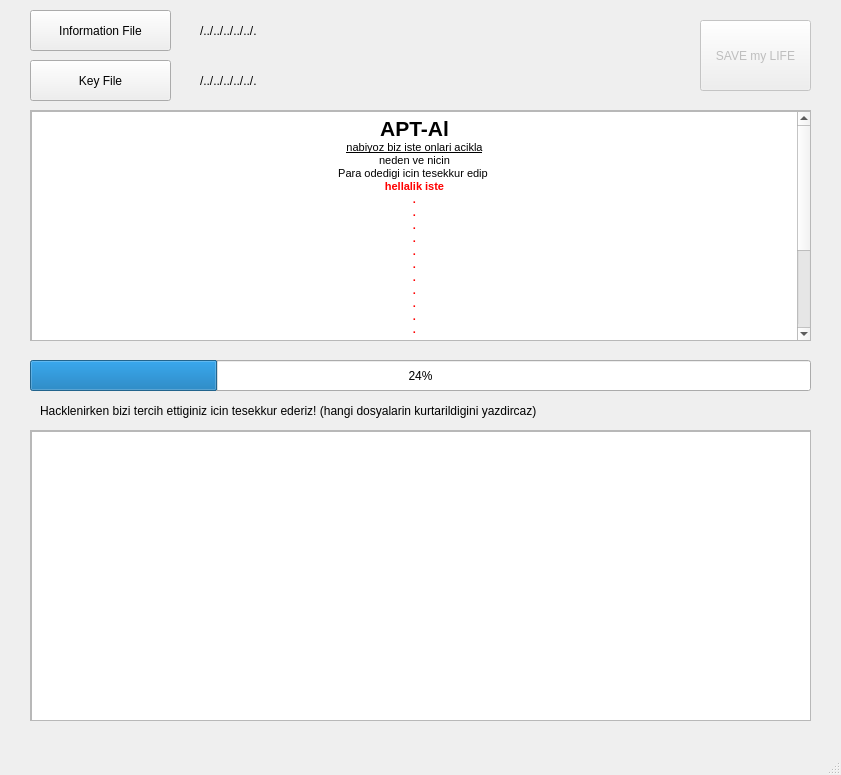
<?xml version="1.0" encoding="UTF-8"?>
<ui version="4.0">
 <class>MainWindow</class>
 <widget class="QMainWindow" name="MainWindow">
  <property name="geometry">
   <rect>
    <x>0</x>
    <y>0</y>
    <width>841</width>
    <height>775</height>
   </rect>
  </property>
  <property name="windowTitle">
   <string>MainWindow</string>
  </property>
  <widget class="QWidget" name="centralwidget">
   <property name="enabled">
    <bool>true</bool>
   </property>
   <property name="sizePolicy">
    <sizepolicy hsizetype="Fixed" vsizetype="Fixed">
     <horstretch>0</horstretch>
     <verstretch>0</verstretch>
    </sizepolicy>
   </property>
   <property name="autoFillBackground">
    <bool>false</bool>
   </property>
   <widget class="QPushButton" name="infoFileButton">
    <property name="geometry">
     <rect>
      <x>30</x>
      <y>10</y>
      <width>141</width>
      <height>41</height>
     </rect>
    </property>
    <property name="text">
     <string>Information File</string>
    </property>
   </widget>
   <widget class="QLabel" name="infoFileLocationLabel">
    <property name="geometry">
     <rect>
      <x>200</x>
      <y>20</y>
      <width>481</width>
      <height>21</height>
     </rect>
    </property>
    <property name="text">
     <string>/../../../../../.</string>
    </property>
   </widget>
   <widget class="QPushButton" name="rsaFileButton">
    <property name="geometry">
     <rect>
      <x>30</x>
      <y>60</y>
      <width>141</width>
      <height>41</height>
     </rect>
    </property>
    <property name="text">
     <string>Key File</string>
    </property>
   </widget>
   <widget class="QLabel" name="rsaFileLocationLabel">
    <property name="geometry">
     <rect>
      <x>200</x>
      <y>70</y>
      <width>481</width>
      <height>21</height>
     </rect>
    </property>
    <property name="text">
     <string>/../../../../../.</string>
    </property>
   </widget>
   <widget class="QPushButton" name="savemylifeButton">
    <property name="enabled">
     <bool>false</bool>
    </property>
    <property name="geometry">
     <rect>
      <x>700</x>
      <y>20</y>
      <width>111</width>
      <height>71</height>
     </rect>
    </property>
    <property name="text">
     <string>SAVE my LIFE</string>
    </property>
   </widget>
   <widget class="QProgressBar" name="progressBar">
    <property name="geometry">
     <rect>
      <x>30</x>
      <y>360</y>
      <width>781</width>
      <height>31</height>
     </rect>
    </property>
    <property name="value">
     <number>24</number>
    </property>
   </widget>
   <widget class="QScrollArea" name="scrollArea">
    <property name="geometry">
     <rect>
      <x>30</x>
      <y>110</y>
      <width>781</width>
      <height>231</height>
     </rect>
    </property>
    <property name="widgetResizable">
     <bool>true</bool>
    </property>
    <widget class="QWidget" name="scrollAreaWidgetContents">
     <property name="geometry">
      <rect>
       <x>0</x>
       <y>0</y>
       <width>779</width>
       <height>229</height>
      </rect>
     </property>
     <widget class="QTextBrowser" name="textBrowser">
      <property name="geometry">
       <rect>
        <x>0</x>
        <y>0</y>
        <width>781</width>
        <height>231</height>
       </rect>
      </property>
      <property name="html">
       <string>&lt;!DOCTYPE HTML PUBLIC &quot;-//W3C//DTD HTML 4.0//EN&quot; &quot;http://www.w3.org/TR/REC-html40/strict.dtd&quot;&gt;
&lt;html&gt;&lt;head&gt;&lt;meta name=&quot;qrichtext&quot; content=&quot;1&quot; /&gt;&lt;style type=&quot;text/css&quot;&gt;
p, li { white-space: pre-wrap; }
&lt;/style&gt;&lt;/head&gt;&lt;body style=&quot; font-family:'MS Shell Dlg 2'; font-size:8.25pt; font-weight:400; font-style:normal;&quot;&gt;
&lt;p align=&quot;center&quot; style=&quot; margin-top:0px; margin-bottom:0px; margin-left:0px; margin-right:0px; -qt-block-indent:0; text-indent:0px;&quot;&gt;&lt;span style=&quot; font-size:16pt; font-weight:600;&quot;&gt;APT-Al&lt;/span&gt;&lt;/p&gt;
&lt;p align=&quot;center&quot; style=&quot; margin-top:0px; margin-bottom:0px; margin-left:0px; margin-right:0px; -qt-block-indent:0; text-indent:0px;&quot;&gt;&lt;span style=&quot; text-decoration: underline;&quot;&gt;nabiyoz biz iste onlari acikla&lt;/span&gt;&lt;/p&gt;
&lt;p align=&quot;center&quot; style=&quot; margin-top:0px; margin-bottom:0px; margin-left:0px; margin-right:0px; -qt-block-indent:0; text-indent:0px;&quot;&gt;neden ve nicin&lt;/p&gt;
&lt;p align=&quot;center&quot; style=&quot; margin-top:0px; margin-bottom:0px; margin-left:0px; margin-right:0px; -qt-block-indent:0; text-indent:0px;&quot;&gt;Para odedigi icin tesekkur edip &lt;/p&gt;
&lt;p align=&quot;center&quot; style=&quot; margin-top:0px; margin-bottom:0px; margin-left:0px; margin-right:0px; -qt-block-indent:0; text-indent:0px;&quot;&gt;&lt;span style=&quot; font-weight:600; color:#ff0000;&quot;&gt;hellalik iste&lt;/span&gt;&lt;/p&gt;
&lt;p align=&quot;center&quot; style=&quot; margin-top:0px; margin-bottom:0px; margin-left:0px; margin-right:0px; -qt-block-indent:0; text-indent:0px;&quot;&gt;&lt;span style=&quot; font-weight:600; color:#ff0000;&quot;&gt;.&lt;/span&gt;&lt;/p&gt;
&lt;p align=&quot;center&quot; style=&quot; margin-top:0px; margin-bottom:0px; margin-left:0px; margin-right:0px; -qt-block-indent:0; text-indent:0px;&quot;&gt;&lt;span style=&quot; font-weight:600; color:#ff0000;&quot;&gt;.&lt;/span&gt;&lt;/p&gt;
&lt;p align=&quot;center&quot; style=&quot; margin-top:0px; margin-bottom:0px; margin-left:0px; margin-right:0px; -qt-block-indent:0; text-indent:0px;&quot;&gt;&lt;span style=&quot; font-weight:600; color:#ff0000;&quot;&gt;.&lt;/span&gt;&lt;/p&gt;
&lt;p align=&quot;center&quot; style=&quot; margin-top:0px; margin-bottom:0px; margin-left:0px; margin-right:0px; -qt-block-indent:0; text-indent:0px;&quot;&gt;&lt;span style=&quot; font-weight:600; color:#ff0000;&quot;&gt;.&lt;/span&gt;&lt;/p&gt;
&lt;p align=&quot;center&quot; style=&quot; margin-top:0px; margin-bottom:0px; margin-left:0px; margin-right:0px; -qt-block-indent:0; text-indent:0px;&quot;&gt;&lt;span style=&quot; font-weight:600; color:#ff0000;&quot;&gt;.&lt;/span&gt;&lt;/p&gt;
&lt;p align=&quot;center&quot; style=&quot; margin-top:0px; margin-bottom:0px; margin-left:0px; margin-right:0px; -qt-block-indent:0; text-indent:0px;&quot;&gt;&lt;span style=&quot; font-weight:600; color:#ff0000;&quot;&gt;.&lt;/span&gt;&lt;/p&gt;
&lt;p align=&quot;center&quot; style=&quot; margin-top:0px; margin-bottom:0px; margin-left:0px; margin-right:0px; -qt-block-indent:0; text-indent:0px;&quot;&gt;&lt;span style=&quot; font-weight:600; color:#ff0000;&quot;&gt;.&lt;/span&gt;&lt;/p&gt;
&lt;p align=&quot;center&quot; style=&quot; margin-top:0px; margin-bottom:0px; margin-left:0px; margin-right:0px; -qt-block-indent:0; text-indent:0px;&quot;&gt;&lt;span style=&quot; font-weight:600; color:#ff0000;&quot;&gt;.&lt;/span&gt;&lt;/p&gt;
&lt;p align=&quot;center&quot; style=&quot; margin-top:0px; margin-bottom:0px; margin-left:0px; margin-right:0px; -qt-block-indent:0; text-indent:0px;&quot;&gt;&lt;span style=&quot; font-weight:600; color:#ff0000;&quot;&gt;.&lt;/span&gt;&lt;/p&gt;
&lt;p align=&quot;center&quot; style=&quot; margin-top:0px; margin-bottom:0px; margin-left:0px; margin-right:0px; -qt-block-indent:0; text-indent:0px;&quot;&gt;&lt;span style=&quot; font-weight:600; color:#ff0000;&quot;&gt;.&lt;/span&gt;&lt;/p&gt;
&lt;p align=&quot;center&quot; style=&quot; margin-top:0px; margin-bottom:0px; margin-left:0px; margin-right:0px; -qt-block-indent:0; text-indent:0px;&quot;&gt;&lt;span style=&quot; font-weight:600; color:#ff0000;&quot;&gt;.&lt;/span&gt;&lt;/p&gt;
&lt;p align=&quot;center&quot; style=&quot; margin-top:0px; margin-bottom:0px; margin-left:0px; margin-right:0px; -qt-block-indent:0; text-indent:0px;&quot;&gt;&lt;span style=&quot; font-weight:600; color:#ff0000;&quot;&gt;.&lt;/span&gt;&lt;/p&gt;
&lt;p align=&quot;center&quot; style=&quot; margin-top:0px; margin-bottom:0px; margin-left:0px; margin-right:0px; -qt-block-indent:0; text-indent:0px;&quot;&gt;&lt;span style=&quot; font-weight:600; color:#ff0000;&quot;&gt;.&lt;/span&gt;&lt;/p&gt;
&lt;p align=&quot;center&quot; style=&quot; margin-top:0px; margin-bottom:0px; margin-left:0px; margin-right:0px; -qt-block-indent:0; text-indent:0px;&quot;&gt;&lt;span style=&quot; font-weight:600; color:#ff0000;&quot;&gt;.&lt;/span&gt;&lt;/p&gt;
&lt;p align=&quot;center&quot; style=&quot; margin-top:0px; margin-bottom:0px; margin-left:0px; margin-right:0px; -qt-block-indent:0; text-indent:0px;&quot;&gt;&lt;span style=&quot; font-weight:600; color:#ff0000;&quot;&gt;.&lt;/span&gt;&lt;/p&gt;
&lt;p align=&quot;center&quot; style=&quot; margin-top:0px; margin-bottom:0px; margin-left:0px; margin-right:0px; -qt-block-indent:0; text-indent:0px;&quot;&gt;&lt;span style=&quot; font-weight:600; color:#ff0000;&quot;&gt;.&lt;/span&gt;&lt;/p&gt;
&lt;p align=&quot;center&quot; style=&quot; margin-top:0px; margin-bottom:0px; margin-left:0px; margin-right:0px; -qt-block-indent:0; text-indent:0px;&quot;&gt;&lt;span style=&quot; font-weight:600; color:#ff0000;&quot;&gt;.&lt;/span&gt;&lt;/p&gt;
&lt;p align=&quot;center&quot; style=&quot; margin-top:0px; margin-bottom:0px; margin-left:0px; margin-right:0px; -qt-block-indent:0; text-indent:0px;&quot;&gt;&lt;span style=&quot; font-weight:600; color:#ff0000;&quot;&gt;.&lt;/span&gt;&lt;/p&gt;
&lt;p align=&quot;center&quot; style=&quot; margin-top:0px; margin-bottom:0px; margin-left:0px; margin-right:0px; -qt-block-indent:0; text-indent:0px;&quot;&gt;&lt;span style=&quot; font-weight:600; color:#ff0000;&quot;&gt;.&lt;/span&gt;&lt;/p&gt;
&lt;p align=&quot;center&quot; style=&quot; margin-top:0px; margin-bottom:0px; margin-left:0px; margin-right:0px; -qt-block-indent:0; text-indent:0px;&quot;&gt;&lt;span style=&quot; font-weight:600; color:#ff0000;&quot;&gt;.&lt;/span&gt;&lt;/p&gt;
&lt;p align=&quot;center&quot; style=&quot; margin-top:0px; margin-bottom:0px; margin-left:0px; margin-right:0px; -qt-block-indent:0; text-indent:0px;&quot;&gt;&lt;span style=&quot; font-weight:600; color:#ff0000;&quot;&gt;.&lt;/span&gt;&lt;/p&gt;
&lt;p align=&quot;center&quot; style=&quot; margin-top:0px; margin-bottom:0px; margin-left:0px; margin-right:0px; -qt-block-indent:0; text-indent:0px;&quot;&gt;&lt;span style=&quot; font-weight:600; color:#ff0000;&quot;&gt;.&lt;/span&gt;&lt;/p&gt;&lt;/body&gt;&lt;/html&gt;</string>
      </property>
     </widget>
    </widget>
   </widget>
   <widget class="QScrollArea" name="scrollArea_2">
    <property name="geometry">
     <rect>
      <x>30</x>
      <y>430</y>
      <width>781</width>
      <height>291</height>
     </rect>
    </property>
    <property name="widgetResizable">
     <bool>true</bool>
    </property>
    <widget class="QWidget" name="scrollAreaWidgetContents_2">
     <property name="geometry">
      <rect>
       <x>0</x>
       <y>0</y>
       <width>779</width>
       <height>289</height>
      </rect>
     </property>
     <widget class="QListWidget" name="decryptedFilesList">
      <property name="geometry">
       <rect>
        <x>0</x>
        <y>0</y>
        <width>781</width>
        <height>291</height>
       </rect>
      </property>
     </widget>
    </widget>
   </widget>
   <widget class="QLabel" name="label_3">
    <property name="geometry">
     <rect>
      <x>40</x>
      <y>400</y>
      <width>561</width>
      <height>21</height>
     </rect>
    </property>
    <property name="text">
     <string>Hacklenirken bizi tercih ettiginiz icin tesekkur ederiz! (hangi dosyalarin kurtarildigini yazdircaz)</string>
    </property>
   </widget>
  </widget>
  <widget class="QMenuBar" name="menubar">
   <property name="geometry">
    <rect>
     <x>0</x>
     <y>0</y>
     <width>841</width>
     <height>21</height>
    </rect>
   </property>
  </widget>
  <widget class="QStatusBar" name="statusbar"/>
 </widget>
 <resources/>
 <connections/>
</ui>
